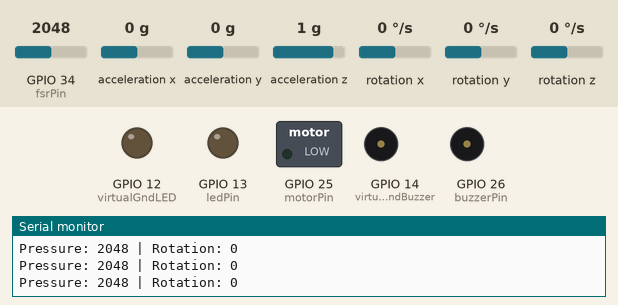
The sketch below on a simulated ESP32. On the bench: switched loads named in the sketch (green lamp = pin HIGH), output pins drawn as LEDs (lit = HIGH), buzzer (waves = sounding, pin HIGH), the last lines printed to the serial monitor. Wiring (inferred from the names in the program): MPU-6050 motion sensor at I2C address 0x68. Dashed ring = blinking. Inputs (shaded band) come from the test bench; at power-on: rotation x 0 °/s, GPIO 34 (fsrPin) = 2048, acceleration x 0 g, acceleration y 0 g, acceleration z 1 g, rotation y 0 °/s, rotation z 0 °/s. Pins used as bus, display or sensor lines are not drawn.

Above: at 1.7 s.
1.8 s: rotation x set to -71 °/s
3.3 s: rotation x set to -82 °/s
At 3.7 s:
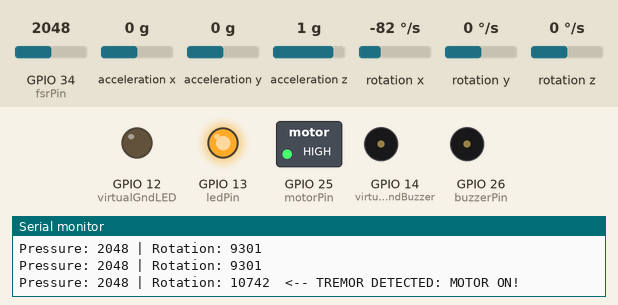
6.3 s: GPIO 34 (fsrPin) set to 2941
9.3 s: GPIO 34 (fsrPin) set to 3058
At 10.4 s:
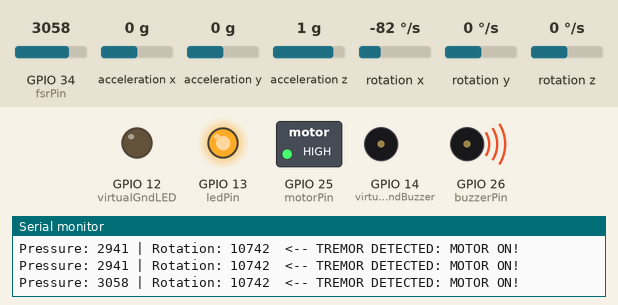
12.3 s: rotation x set to 0 °/s
At 13.1 s:
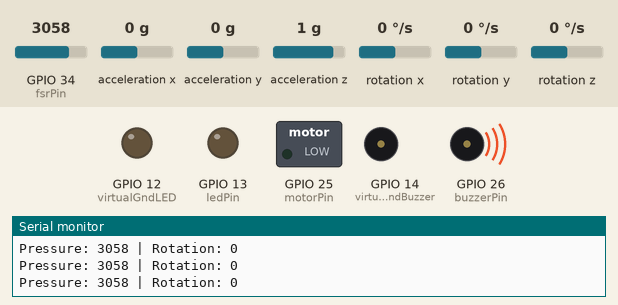
14.3 s: rotation x set to -192 °/s
At 15.03 s:
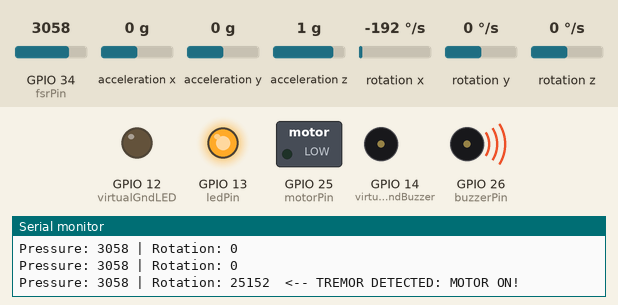
Timing chart, 0 to 18.3 s (numbered marks = the images above; inputs shaded):
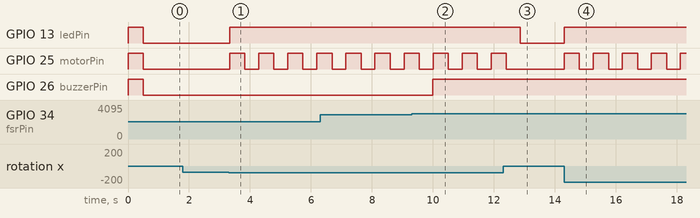

Measured:
- the behaviour switches between -76 and -77 °/s on rotation x (found by bisection; images 0 and 1)
- the behaviour switches between 3000 and 3001 on GPIO 34 (fsrPin) (found by bisection; images 1 and 2)
- after the input at 3.3 s, GPIO 13 (ledPin): LOW → HIGH at once; GPIO 25 (motorPin): alternates HIGH for 0.50 s and LOW for 0.45 s, starting at once
- after the input at 9.3 s, GPIO 26 (buzzerPin): LOW → HIGH after 0.70 s
- after the input at 12.3 s, GPIO 13 (ledPin): HIGH → LOW after 0.57 s; GPIO 25 (motorPin): goes on until 12.4 s, then stays LOW
- after the input at 14.3 s, GPIO 13 (ledPin): LOW → HIGH at once; GPIO 25 (motorPin): alternates HIGH for 0.50 s and LOW for 0.45 s, starting at once

The sketch:

sketch_jun13a.ino
```cpp
#include <Wire.h>


//FSR 402
const int fsrPin = 34;
const int virtualVccFSR = 5;
const int virtualGndFSR = 2;

//MPU6050
const int MPU_ADDR = 0x68;

//Vibration Motor
const int motorPin = 25;

//LED
const int ledPin = 13;
const int virtualGndLED = 12;

//3-Pin Active Buzzer
const int buzzerPin = 26;
const int virtualGndBuzzer = 14;


const int TOO_TIGHT_GRIP = 3000;
const int UNSTABLE_ROTATION = 10000;

void setup() {
  Serial.begin(115200);
  while (!Serial) delay(10);


  pinMode(virtualVccFSR, OUTPUT);
  digitalWrite(virtualVccFSR, HIGH);
  pinMode(virtualGndFSR, OUTPUT);
  digitalWrite(virtualGndFSR, LOW);

  pinMode(virtualGndLED, OUTPUT);
  digitalWrite(virtualGndLED, LOW);

  pinMode(virtualGndBuzzer, OUTPUT);
  digitalWrite(virtualGndBuzzer, LOW);

  pinMode(ledPin, OUTPUT);
  digitalWrite(ledPin, LOW);
  pinMode(motorPin, OUTPUT);
  digitalWrite(motorPin, LOW);
  pinMode(buzzerPin, OUTPUT);
  digitalWrite(buzzerPin, LOW);


  Wire.begin(21, 22);
  Wire.setClock(50000);

  Wire.beginTransmission(MPU_ADDR);
  Wire.write(0x6B);
  Wire.write(0);
  byte error = Wire.endTransmission(true);

  if(error == 0){
    Serial.println("Smart Pen Online: All 5 Systems Active.");
  } else {
    Serial.println("Error: MPU6050 missing. Check the D21/D22 wires!");
  }


  Serial.println("Running Hardware Test...");
  digitalWrite(ledPin, HIGH);
  digitalWrite(buzzerPin, HIGH);
  digitalWrite(motorPin, HIGH);
  delay(500);
  digitalWrite(ledPin, LOW);
  digitalWrite(buzzerPin, LOW);
  digitalWrite(motorPin, LOW);
  Serial.println("Test Complete. Reading sensors...");
}

void loop() {

  int gripPressure = analogRead(fsrPin);

  if (gripPressure > TOO_TIGHT_GRIP) {
    digitalWrite(buzzerPin, HIGH);
  } else {
    digitalWrite(buzzerPin, LOW);
  }

  Wire.beginTransmission(MPU_ADDR);
  Wire.write(0x3B);
  Wire.endTransmission(false);
  Wire.requestFrom(MPU_ADDR, 30, true);

  int16_t AcX = Wire.read() << 8 | Wire.read();
  int16_t AcY = Wire.read() << 8 | Wire.read();
  int16_t AcZ = Wire.read() << 8 | Wire.read();


  Wire.read(); Wire.read();


  int16_t GyX = Wire.read() << 8 | Wire.read();
  int16_t GyY = Wire.read() << 8 | Wire.read();
  int16_t GyZ = Wire.read() << 8 | Wire.read();


  long totalRotationSpeed = abs(GyX) + abs(GyY) + abs(GyZ);

  Serial.print("Pressure: "); Serial.print(gripPressure);
  Serial.print(" | Rotation: "); Serial.print(totalRotationSpeed);

  if (totalRotationSpeed > UNSTABLE_ROTATION) {

    Serial.println("  <-- TREMOR DETECTED: MOTOR ON!");

    digitalWrite(ledPin, HIGH);


    digitalWrite(motorPin, HIGH);
    delay(500);
    digitalWrite(motorPin, LOW);
    delay(400);
  } else {
    Serial.println("");
    digitalWrite(ledPin, LOW);
    digitalWrite(motorPin, LOW);
  }

  delay(50);
}
```
